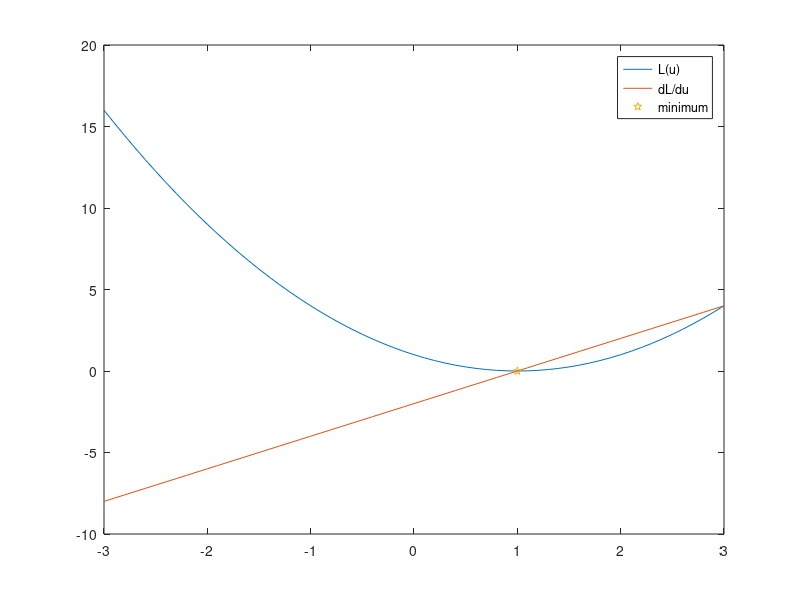

The MATLAB script that drew this image: (Note: this script raises an error after producing the figure.)
close all;
%% Example preliminaries
u=-3:0.1:3;
L=@(u) (u-1).^2;
dL=@(u) 2*(u-1);
figure
plot(u,L(u))
hold on
plot(u,dL(u))
hold on
plot(1,L(1),'p')
legend('L(u)','dL/du','minimum')

%% Example 1
f =@(x1,x2) x1.^2+x2.^2;
df =@(x1,x2) 2*x1+2*x2;
figure
fsurf(f,[-30 30],'FaceAlpha',0.5,'ShowContours','on')
hold on
fsurf(df,[-30 30],'FaceAlpha',0.05,'ShowContours','on')

f =@(x1,x2) -x1.^2-x2.^2;
df =@(x1,x2) -2*x1-2*x2;
figure
fsurf(f,[-30 30],'FaceAlpha',0.5,'ShowContours','on')
hold on
fsurf(df,[-30 30],'FaceAlpha',0.05,'ShowContours','on')

f =@(x1,x2) x1.^2-x2.^2;
df =@(x1,x2) 2*x1-2*x2;
figure
fsurf(f,[-30 30],'FaceAlpha',0.5,'ShowContours','on')
hold on
fsurf(df,[-30 30],'FaceAlpha',0.05,'ShowContours','on')

f =@(x1,x2) -x1.^2+x2.^2;
df =@(x1,x2) -2*x1+2*x2;
figure
fsurf(f,[-30 30],'FaceAlpha',0.5,'ShowContours','on')
hold on
fsurf(df,[-30 30],'FaceAlpha',0.05,'ShowContours','on')